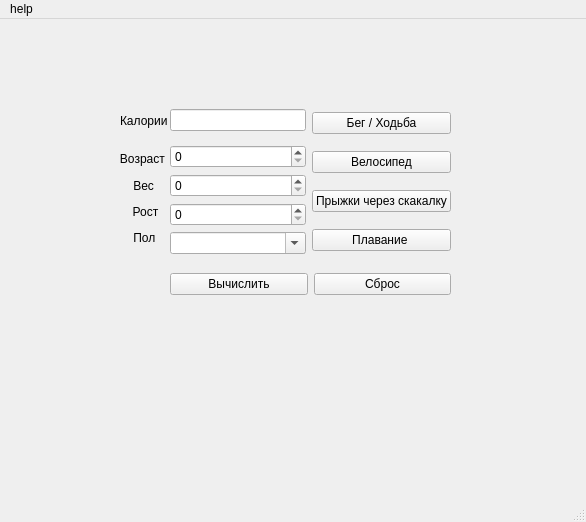
<?xml version="1.0" encoding="UTF-8"?>
<ui version="4.0">
 <class>MainWindow</class>
 <widget class="QMainWindow" name="MainWindow">
  <property name="geometry">
   <rect>
    <x>0</x>
    <y>0</y>
    <width>586</width>
    <height>522</height>
   </rect>
  </property>
  <property name="windowTitle">
   <string>MainWindow</string>
  </property>
  <widget class="QWidget" name="centralwidget">
   <widget class="QWidget" name="layoutWidget">
    <property name="geometry">
     <rect>
      <x>170</x>
      <y>82</y>
      <width>281</width>
      <height>161</height>
     </rect>
    </property>
    <layout class="QHBoxLayout" name="horizontalLayout_6">
     <item>
      <layout class="QVBoxLayout" name="verticalLayout_2">
       <item>
        <widget class="QLineEdit" name="Kolvo_kaloriy">
         <property name="focusPolicy">
          <enum>Qt::NoFocus</enum>
         </property>
        </widget>
       </item>
       <item>
        <layout class="QVBoxLayout" name="verticalLayout_7">
         <item>
          <widget class="QSpinBox" name="Age"/>
         </item>
         <item>
          <widget class="QSpinBox" name="ves"/>
         </item>
         <item>
          <widget class="QSpinBox" name="rost">
           <property name="focusPolicy">
            <enum>Qt::NoFocus</enum>
           </property>
           <property name="maximum">
            <number>250</number>
           </property>
          </widget>
         </item>
         <item>
          <widget class="QComboBox" name="floor_pol">
           <property name="focusPolicy">
            <enum>Qt::NoFocus</enum>
           </property>
           <property name="contextMenuPolicy">
            <enum>Qt::DefaultContextMenu</enum>
           </property>
           <property name="acceptDrops">
            <bool>false</bool>
           </property>
           <property name="whatsThis">
            <string/>
           </property>
           <property name="accessibleName">
            <string/>
           </property>
           <property name="editable">
            <bool>true</bool>
           </property>
           <property name="currentText">
            <string/>
           </property>
           <property name="duplicatesEnabled">
            <bool>false</bool>
           </property>
           <property name="frame">
            <bool>true</bool>
           </property>
          </widget>
         </item>
        </layout>
       </item>
      </layout>
     </item>
     <item>
      <layout class="QVBoxLayout" name="verticalLayout">
       <item>
        <widget class="QPushButton" name="vid_sporta">
         <property name="layoutDirection">
          <enum>Qt::LeftToRight</enum>
         </property>
         <property name="text">
          <string>Бег / Ходьба</string>
         </property>
         <property name="autoDefault">
          <bool>true</bool>
         </property>
         <property name="default">
          <bool>false</bool>
         </property>
         <property name="flat">
          <bool>false</bool>
         </property>
        </widget>
       </item>
       <item>
        <widget class="QPushButton" name="vid_sporta_2">
         <property name="text">
          <string>Велосипед</string>
         </property>
        </widget>
       </item>
       <item>
        <widget class="QPushButton" name="vid_sporta_4">
         <property name="text">
          <string>Прыжки через скакалку</string>
         </property>
        </widget>
       </item>
       <item>
        <widget class="QPushButton" name="vid_sporta_5">
         <property name="text">
          <string>Плавание </string>
         </property>
        </widget>
       </item>
      </layout>
     </item>
    </layout>
   </widget>
   <widget class="QWidget" name="layoutWidget_2">
    <property name="geometry">
     <rect>
      <x>170</x>
      <y>240</y>
      <width>281</width>
      <height>51</height>
     </rect>
    </property>
    <layout class="QHBoxLayout" name="horizontalLayout_7">
     <item>
      <widget class="QPushButton" name="pushButton">
       <property name="text">
        <string>Вычислить</string>
       </property>
      </widget>
     </item>
     <item>
      <widget class="QPushButton" name="pushButton_2">
       <property name="text">
        <string>Сброс</string>
       </property>
      </widget>
     </item>
    </layout>
   </widget>
   <widget class="QLabel" name="label">
    <property name="geometry">
     <rect>
      <x>120</x>
      <y>92</y>
      <width>51</width>
      <height>20</height>
     </rect>
    </property>
    <property name="text">
     <string>Калории</string>
    </property>
   </widget>
   <widget class="QLabel" name="label_2">
    <property name="geometry">
     <rect>
      <x>110</x>
      <y>130</y>
      <width>61</width>
      <height>20</height>
     </rect>
    </property>
    <property name="text">
     <string>   Возраст</string>
    </property>
   </widget>
   <widget class="QLabel" name="label_3">
    <property name="geometry">
     <rect>
      <x>120</x>
      <y>209</y>
      <width>51</width>
      <height>20</height>
     </rect>
    </property>
    <property name="text">
     <string>    Пол</string>
    </property>
   </widget>
   <widget class="QLabel" name="label_4">
    <property name="geometry">
     <rect>
      <x>110</x>
      <y>157</y>
      <width>61</width>
      <height>20</height>
     </rect>
    </property>
    <property name="text">
     <string>       Вес</string>
    </property>
   </widget>
   <widget class="QLabel" name="label_5">
    <property name="geometry">
     <rect>
      <x>116</x>
      <y>183</y>
      <width>51</width>
      <height>20</height>
     </rect>
    </property>
    <property name="text">
     <string>     Рост</string>
    </property>
   </widget>
  </widget>
  <widget class="QMenuBar" name="menubar">
   <property name="geometry">
    <rect>
     <x>0</x>
     <y>0</y>
     <width>586</width>
     <height>21</height>
    </rect>
   </property>
   <widget class="QMenu" name="menuhelp">
    <property name="title">
     <string>help</string>
    </property>
   </widget>
   <addaction name="menuhelp"/>
  </widget>
  <widget class="QStatusBar" name="statusbar"/>
 </widget>
 <resources/>
 <connections/>
</ui>
